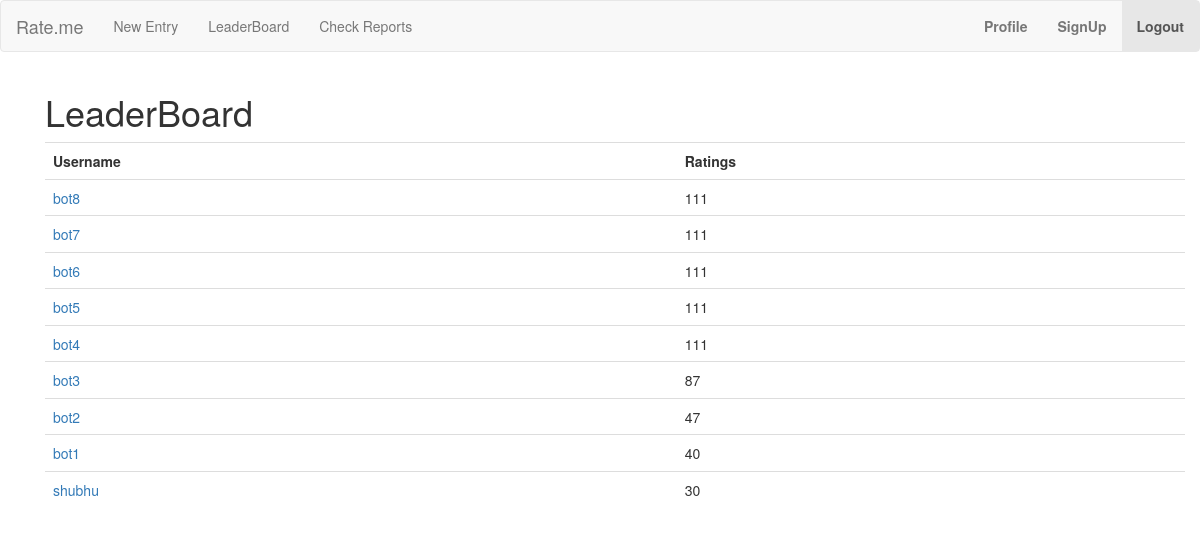
The page /users/leaderboard (signed in) on the database its author committed.
### uusers/models.py (models this page shows)
class UserDetail(models.Model):
	username = models.CharField(max_length=50,primary_key=True)
	time_stamp = models.DateTimeField(auto_now=True)
	totMovie  = models.IntegerField(default=0)
	totStudy = models.IntegerField(default=0)
	totLectures = models.IntegerField(default=0)
	totExercise = models.IntegerField(default=0)
	totWent = models.IntegerField(default=0)
	totSleep = models.IntegerField(default=0)
	logs = models.IntegerField(default=0)
	pie = models.FileField(null=True)
	score = models.IntegerField(default=0)
	rating = models.IntegerField(default=0)
	dp = models.FileField(upload_to='.',default='default.jpeg')

### uusers/views.py (the view)
# urls.py: path('leaderboard',views.leaderboard,name='leaderboard'),
def leaderboard(request):
	board = UserDetail.objects.values_list('username', 'rating')
	rankings = []
	for x in board:
		rankings.append((x[1],x[0]))
	rankings = sorted(rankings,reverse=True)
	return render(request,'leaderboard.html',{'userdata':rankings})

### templates/leaderboard.html (shortened to what this page needs)
{% extends 'base.html' %}
{% block content %}
{% load bootstrap3 %}
<div class="container">
<h1>LeaderBoard</h1>
<table class="table">
<th>Username</th><th>Ratings</th>
{% for name in userdata %}
	{% if name != '' %}
	<tr>
	<td><a href="/users/profile/{{name.1}}">{{name.1}}</a></td><td>{{name.0}}</td>
	<tr>
	{% endif %}
{% endfor %}
</table>
</div>
{% endblock content %}

### rows shown on the page
UserDetail: username "bot8"
UserDetail: username "bot7"
UserDetail: username "bot6"
UserDetail: username "bot5"
UserDetail: username "bot4"
UserDetail: username "bot3"
UserDetail: username "bot2"
UserDetail: username "bot1"
UserDetail: username "shubhu"

### other values the page prints
{{ name.0 }} "111" "111" "111" "111" "111" "87" "47" "40" "30"
